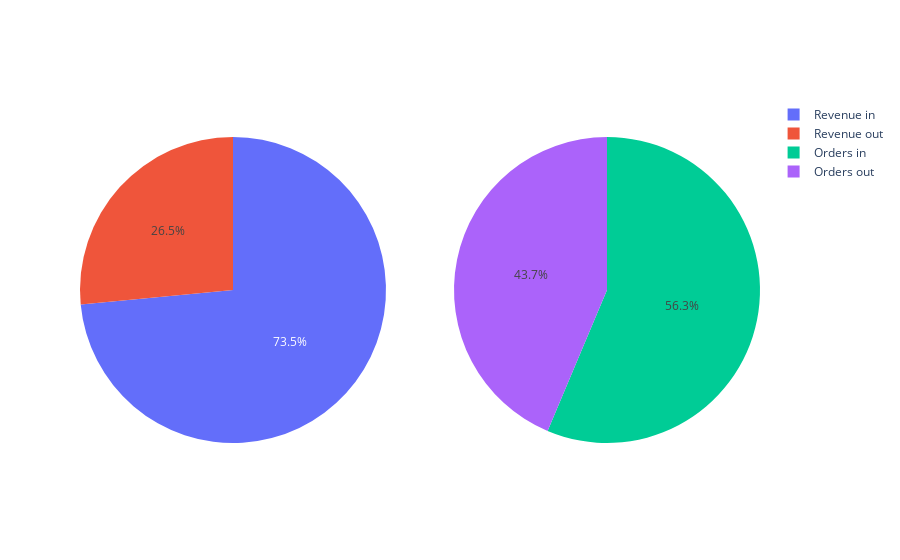

The notebook cell saved with this chart:
### Code cell
rev_in = df[df.IsDelivery == 0].TotalAmount.sum()
rev_out = df[df.IsDelivery == 1].TotalAmount.sum()

ord_in = len(df[df.IsDelivery == 0].DocNumber.unique())
ord_out = len(df[df.IsDelivery == 1].DocNumber.unique())

fig = make_subplots(1,2, specs=[[{"type":"domain"},{"type":"domain"}]])

fig.add_trace(go.Pie(labels=["Revenue in", "Revenue out"], values=[rev_in, rev_out]),1,1)
fig.add_trace(go.Pie(labels=["Orders in", "Orders out"], values=[ord_in, ord_out]),1,2)

fig.show()

### Figure 1 — Plotly figure (JSON) as saved in the notebook; plotly's stock layout.template omitted (floating-point values rounded to 4 significant figures)
{"data": [{"domain": {"x": [0, 0.45], "y": [0, 1]}, "labels": ["Revenue in", "Revenue out"], "type": "pie", "values": [607700.0, 219200.0]}, {"domain": {"x": [0.55, 1], "y": [0, 1]}, "labels": ["Orders in", "Orders out"], "type": "pie", "values": [6281, 4866]}], "layout": {}}
